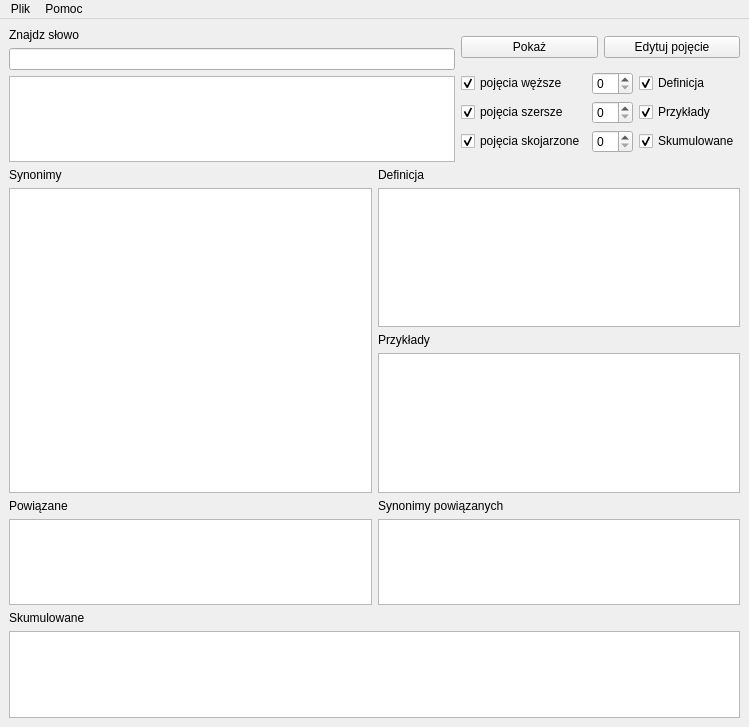
<?xml version="1.0" encoding="UTF-8"?>
<ui version="4.0">
 <class>przegladarka</class>
 <widget class="QMainWindow" name="przegladarka">
  <property name="geometry">
   <rect>
    <x>0</x>
    <y>0</y>
    <width>749</width>
    <height>727</height>
   </rect>
  </property>
  <property name="windowTitle">
   <string>Tezaurus</string>
  </property>
  <widget class="QWidget" name="centralwidget">
   <layout class="QVBoxLayout" name="verticalLayout_10">
    <item>
     <layout class="QHBoxLayout" name="horizontalLayout_4">
      <item>
       <layout class="QVBoxLayout" name="verticalLayout">
        <item>
         <widget class="QLabel" name="label">
          <property name="text">
           <string>Znajdz słowo</string>
          </property>
         </widget>
        </item>
        <item>
         <widget class="QLineEdit" name="znajdzLineEdit"/>
        </item>
        <item>
         <widget class="QListWidget" name="pojeciaListWidget"/>
        </item>
       </layout>
      </item>
      <item>
       <layout class="QVBoxLayout" name="verticalLayout_2">
        <item>
         <layout class="QHBoxLayout" name="horizontalLayout">
          <item>
           <widget class="QPushButton" name="pokazButton">
            <property name="text">
             <string>Pokaż</string>
            </property>
           </widget>
          </item>
          <item>
           <widget class="QPushButton" name="edytujButton">
            <property name="text">
             <string>Edytuj pojęcie</string>
            </property>
           </widget>
          </item>
         </layout>
        </item>
        <item>
         <layout class="QGridLayout" name="gridLayout">
          <item row="0" column="0">
           <widget class="QCheckBox" name="wezszeBox">
            <property name="text">
             <string>pojęcia węższe</string>
            </property>
            <property name="checked">
             <bool>true</bool>
            </property>
           </widget>
          </item>
          <item row="1" column="0">
           <widget class="QCheckBox" name="szerszeBox">
            <property name="text">
             <string>pojęcia szersze</string>
            </property>
            <property name="checked">
             <bool>true</bool>
            </property>
           </widget>
          </item>
          <item row="2" column="0">
           <widget class="QCheckBox" name="skojarzoneBox">
            <property name="text">
             <string>pojęcia skojarzone</string>
            </property>
            <property name="checked">
             <bool>true</bool>
            </property>
           </widget>
          </item>
          <item row="0" column="1">
           <widget class="QSpinBox" name="wezsze_spinBox"/>
          </item>
          <item row="1" column="1">
           <widget class="QSpinBox" name="szersze_spinBox"/>
          </item>
          <item row="2" column="1">
           <widget class="QSpinBox" name="skumulowane_spinBox"/>
          </item>
          <item row="0" column="2">
           <widget class="QCheckBox" name="definicjaBox">
            <property name="text">
             <string>Definicja</string>
            </property>
            <property name="checked">
             <bool>true</bool>
            </property>
           </widget>
          </item>
          <item row="1" column="2">
           <widget class="QCheckBox" name="przykladyBox">
            <property name="text">
             <string>Przykłady</string>
            </property>
            <property name="checked">
             <bool>true</bool>
            </property>
           </widget>
          </item>
          <item row="2" column="2">
           <widget class="QCheckBox" name="skumulowaneBox">
            <property name="text">
             <string>Skumulowane</string>
            </property>
            <property name="checked">
             <bool>true</bool>
            </property>
           </widget>
          </item>
         </layout>
        </item>
       </layout>
      </item>
     </layout>
    </item>
    <item>
     <layout class="QHBoxLayout" name="horizontalLayout_3">
      <item>
       <layout class="QVBoxLayout" name="verticalLayout_5">
        <item>
         <widget class="QLabel" name="label_2">
          <property name="text">
           <string>Synonimy</string>
          </property>
         </widget>
        </item>
        <item>
         <widget class="QTextBrowser" name="synonimyTextBrowser"/>
        </item>
       </layout>
      </item>
      <item>
       <layout class="QVBoxLayout" name="verticalLayout_9">
        <item>
         <layout class="QVBoxLayout" name="verticalLayout_3">
          <item>
           <widget class="QLabel" name="label_4">
            <property name="text">
             <string>Definicja</string>
            </property>
           </widget>
          </item>
          <item>
           <widget class="QTextBrowser" name="definicjaTextBrowser"/>
          </item>
         </layout>
        </item>
        <item>
         <layout class="QVBoxLayout" name="verticalLayout_4">
          <item>
           <widget class="QLabel" name="label_3">
            <property name="text">
             <string>Przykłady</string>
            </property>
           </widget>
          </item>
          <item>
           <widget class="QTextBrowser" name="przykladyTextBrowser"/>
          </item>
         </layout>
        </item>
       </layout>
      </item>
     </layout>
    </item>
    <item>
     <layout class="QFormLayout" name="formLayout">
      <property name="fieldGrowthPolicy">
       <enum>QFormLayout::AllNonFixedFieldsGrow</enum>
      </property>
     </layout>
    </item>
    <item>
     <layout class="QHBoxLayout" name="horizontalLayout_2">
      <item>
       <layout class="QVBoxLayout" name="verticalLayout_6">
        <item>
         <widget class="QLabel" name="label_5">
          <property name="text">
           <string>Powiązane</string>
          </property>
         </widget>
        </item>
        <item>
         <widget class="QTextBrowser" name="powiazaneTextBrowser"/>
        </item>
       </layout>
      </item>
      <item>
       <layout class="QVBoxLayout" name="verticalLayout_7">
        <item>
         <widget class="QLabel" name="label_6">
          <property name="text">
           <string>Synonimy powiązanych</string>
          </property>
         </widget>
        </item>
        <item>
         <widget class="QTextBrowser" name="syn_powTextBrowser"/>
        </item>
       </layout>
      </item>
     </layout>
    </item>
    <item>
     <layout class="QVBoxLayout" name="verticalLayout_8">
      <item>
       <widget class="QLabel" name="label_7">
        <property name="text">
         <string>Skumulowane</string>
        </property>
       </widget>
      </item>
      <item>
       <widget class="QTextBrowser" name="skumulowaneTextBrowser"/>
      </item>
     </layout>
    </item>
   </layout>
  </widget>
  <widget class="QMenuBar" name="menubar">
   <property name="geometry">
    <rect>
     <x>0</x>
     <y>0</y>
     <width>749</width>
     <height>23</height>
    </rect>
   </property>
   <widget class="QMenu" name="Plik">
    <property name="title">
     <string>Plik</string>
    </property>
    <addaction name="actionWczytaj"/>
    <addaction name="actionZapisz"/>
    <addaction name="actionKoniec"/>
   </widget>
   <widget class="QMenu" name="menuPomoc">
    <property name="title">
     <string>Pomoc</string>
    </property>
    <addaction name="actionO_programie"/>
    <addaction name="actionDokumentacja"/>
   </widget>
   <addaction name="Plik"/>
   <addaction name="menuPomoc"/>
  </widget>
  <action name="actionWczytaj">
   <property name="text">
    <string>Wczytaj</string>
   </property>
  </action>
  <action name="actionZapisz">
   <property name="text">
    <string>Zapisz</string>
   </property>
  </action>
  <action name="actionKoniec">
   <property name="text">
    <string>Koniec</string>
   </property>
  </action>
  <action name="actionO_programie">
   <property name="text">
    <string>O programie</string>
   </property>
  </action>
  <action name="actionDokumentacja">
   <property name="text">
    <string>Dokumentacja</string>
   </property>
  </action>
 </widget>
 <resources/>
 <connections>
  <connection>
   <sender>actionKoniec</sender>
   <signal>activated()</signal>
   <receiver>przegladarka</receiver>
   <slot>close()</slot>
   <hints>
    <hint type="sourcelabel">
     <x>-1</x>
     <y>-1</y>
    </hint>
    <hint type="destinationlabel">
     <x>374</x>
     <y>363</y>
    </hint>
   </hints>
  </connection>
  <connection>
   <sender>przykladyBox</sender>
   <signal>toggled(bool)</signal>
   <receiver>przykladyTextBrowser</receiver>
   <slot>setVisible(bool)</slot>
   <hints>
    <hint type="sourcelabel">
     <x>676</x>
     <y>125</y>
    </hint>
    <hint type="destinationlabel">
     <x>558</x>
     <y>415</y>
    </hint>
   </hints>
  </connection>
  <connection>
   <sender>definicjaBox</sender>
   <signal>toggled(bool)</signal>
   <receiver>definicjaTextBrowser</receiver>
   <slot>setVisible(bool)</slot>
   <hints>
    <hint type="sourcelabel">
     <x>676</x>
     <y>92</y>
    </hint>
    <hint type="destinationlabel">
     <x>558</x>
     <y>266</y>
    </hint>
   </hints>
  </connection>
  <connection>
   <sender>przykladyBox</sender>
   <signal>toggled(bool)</signal>
   <receiver>label_3</receiver>
   <slot>setVisible(bool)</slot>
   <hints>
    <hint type="sourcelabel">
     <x>676</x>
     <y>125</y>
    </hint>
    <hint type="destinationlabel">
     <x>558</x>
     <y>342</y>
    </hint>
   </hints>
  </connection>
  <connection>
   <sender>definicjaBox</sender>
   <signal>toggled(bool)</signal>
   <receiver>label_4</receiver>
   <slot>setVisible(bool)</slot>
   <hints>
    <hint type="sourcelabel">
     <x>676</x>
     <y>92</y>
    </hint>
    <hint type="destinationlabel">
     <x>558</x>
     <y>193</y>
    </hint>
   </hints>
  </connection>
  <connection>
   <sender>skumulowaneBox</sender>
   <signal>toggled(bool)</signal>
   <receiver>skumulowaneTextBrowser</receiver>
   <slot>setVisible(bool)</slot>
   <hints>
    <hint type="sourcelabel">
     <x>676</x>
     <y>158</y>
    </hint>
    <hint type="destinationlabel">
     <x>374</x>
     <y>674</y>
    </hint>
   </hints>
  </connection>
  <connection>
   <sender>skumulowaneBox</sender>
   <signal>toggled(bool)</signal>
   <receiver>label_7</receiver>
   <slot>setVisible(bool)</slot>
   <hints>
    <hint type="sourcelabel">
     <x>676</x>
     <y>158</y>
    </hint>
    <hint type="destinationlabel">
     <x>374</x>
     <y>618</y>
    </hint>
   </hints>
  </connection>
 </connections>
</ui>
